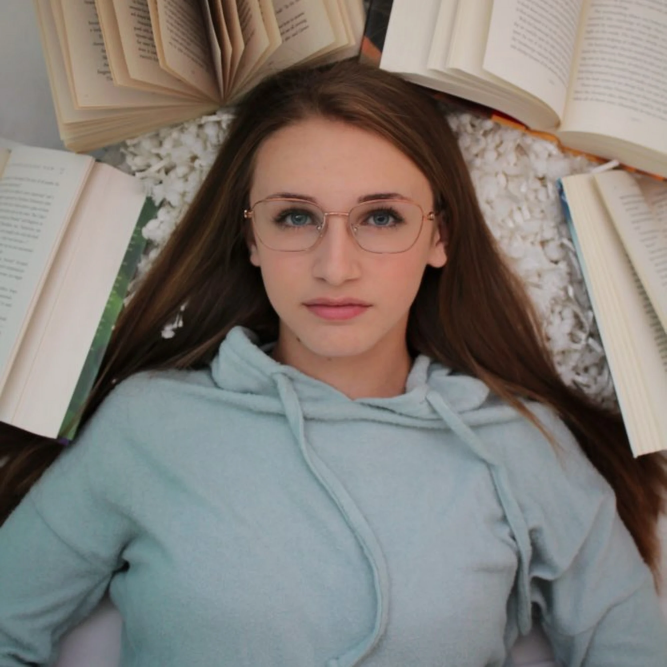
#> input picture opencv/programs/FaceDetect-master/FaceDetect-master/contactphoto.png, 2000 x 2000 px (shown at 1/3 size)
$ python face_detect_cv3.py contactphoto.png   (older library calls are emulated)
#> lines starting #> are read from the running program, lines starting #| are printed output that depends on the picture; after the words box and inside, x2 and y2 are one past the last pixel; in counts of white or black regions, pixels touching at a corner belong together
import cv2
import sys

# Get user supplied values
imagePath = sys.argv[1]
cascPath = "haarcascade_frontalface_default.xml"

# Create the haar cascade
faceCascade = cv2.CascadeClassifier(cascPath)

# Read the image
image = cv2.imread(imagePath)
#> image is the input picture: shape (2000, 2000, 3); mean B, G, R 119.8, 125.2, 130.7

if imagePath == "contactphoto.png":
    image = cv2.resize(image, (500, 500))
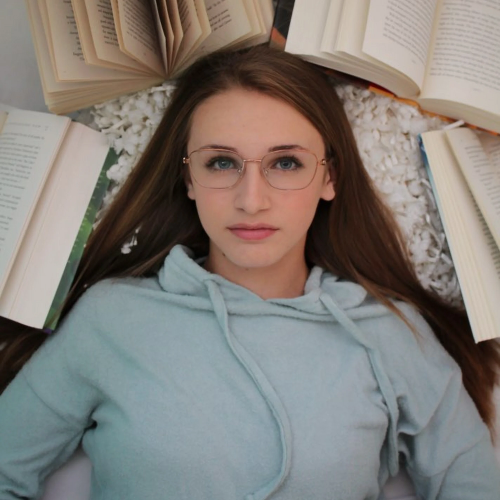
#> image: shape (500, 500, 3); mean B, G, R 120, 125.4, 130.9
    print("Image Resized!")
gray = cv2.cvtColor(image, cv2.COLOR_BGR2GRAY)
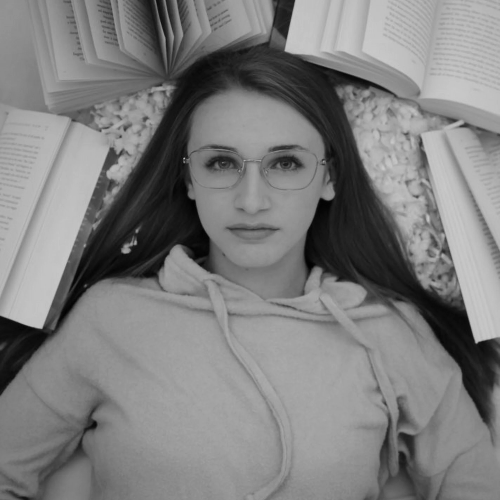
#> gray: shape (500, 500); min 1, max 203, mean 126.4

cv2.namedWindow("Faces found")

# Detect faces in the image
faces = faceCascade.detectMultiScale(
    gray,
    scaleFactor=1.1,
    minNeighbors=8,
    minSize=(30, 30)
    #flags = cv2.CV_HAAR_SCALE_IMAGE
)
#> faces = [[169, 101, 170, 170]]

print("Found {0} faces!".format(len(faces)))
#| Found 1 faces!

# Draw a rectangle around the faces
for (x, y, w, h) in faces:
    cv2.rectangle(image, (x, y), (x+w, y+h), (0, 255, 0), 3)
#> this loop made 1 pass
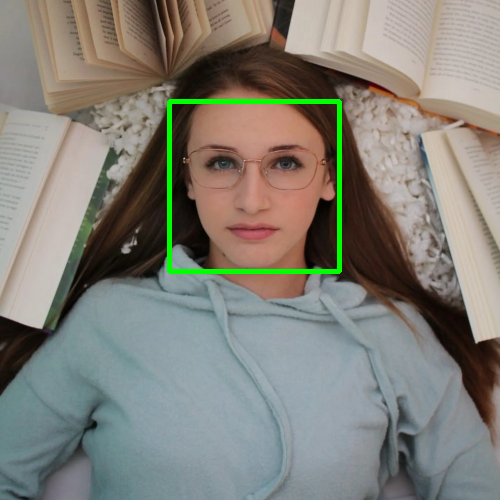
#> image: shape (500, 500, 3); 1.36% of pixels changed, all inside (x1, y1, x2, y2) = (167, 99, 342, 274)

cv2.imshow("Faces found", image)
cv2.waitKey(0)

$ run again, with opencv/programs/FaceDetect-master/FaceDetect-master/abba.png copied over opencv/programs/FaceDetect-master/FaceDetect-master/contactphoto.png
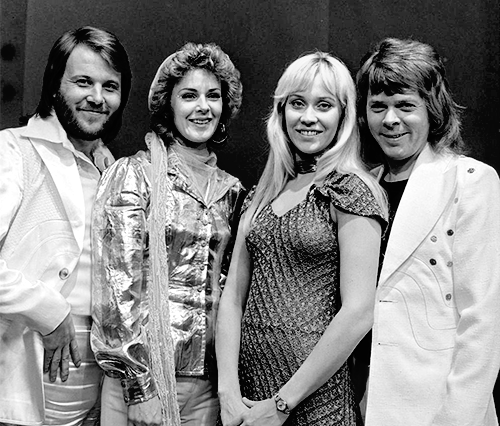
#> input picture opencv/programs/FaceDetect-master/FaceDetect-master/abba.png, 500 x 426 px
#> image is the input picture: shape (426, 500, 3); min 0, max 255, mean 130.8
#> `image = cv2.resize(image, (500, 500))`:
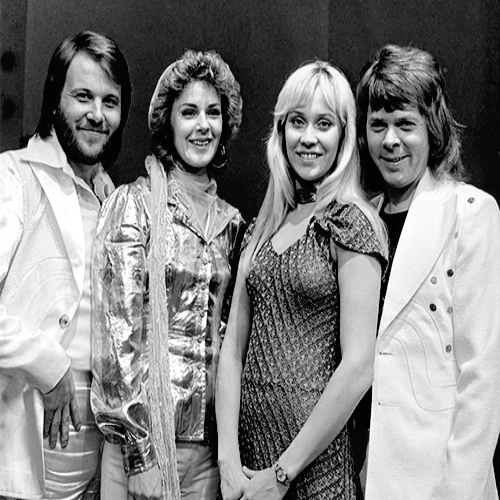
#> image: shape (500, 500, 3); min 0, max 255, mean 130.7
#> faces = [[166, 85, 71, 71], [352, 96, 80, 80], [54, 67, 82, 82], [263, 85, 95, 95]]
#| Found 4 faces!
#> the loop `for (x, y, w, h) in faces:` made 4 passes
#> after the loop `for (x, y, w, h) in faces:`:
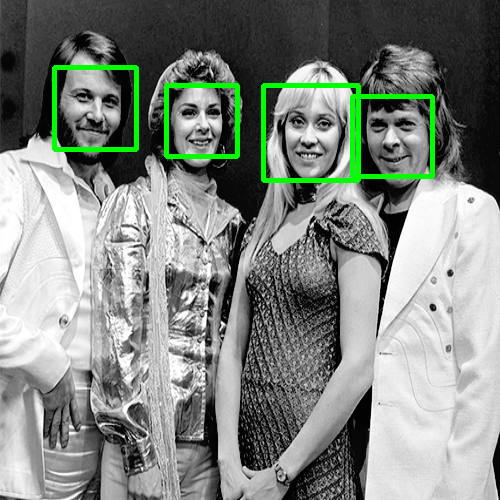
#> image: shape (500, 500, 3); 2.58% of pixels changed, all inside (x1, y1, x2, y2) = (52, 65, 435, 183)

$ run again, with opencv/programs/FaceDetect-master/FaceDetect-master/little_mix_right.jpg saved as opencv/programs/FaceDetect-master/FaceDetect-master/contactphoto.png
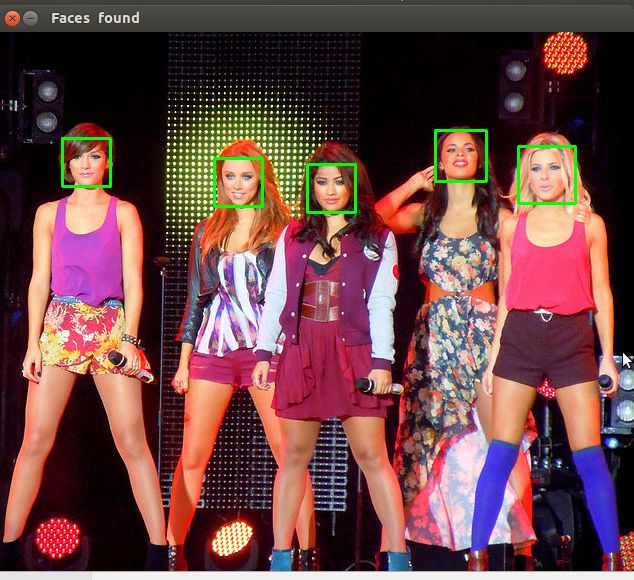
#> input picture opencv/programs/FaceDetect-master/FaceDetect-master/little_mix_right.jpg, 634 x 580 px
#> image is the input picture: shape (580, 634, 3); mean B, G, R 71.1, 70.2, 109.2
#> `gray = cv2.cvtColor(image, cv2.COLOR_BGR2GRAY)`:
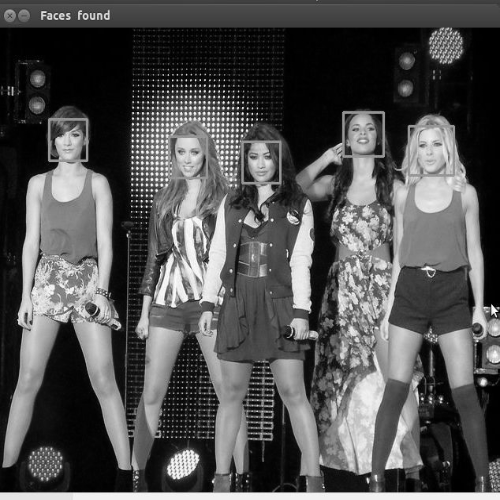
#> gray: shape (500, 500); min 0, max 254, mean 81.9
#> faces = [[345, 115, 37, 37], [405, 125, 51, 51], [169, 137, 40, 40], [243, 144, 37, 37]]
#| Found 4 faces!
#> the loop `for (x, y, w, h) in faces:` made 4 passes
#> after the loop `for (x, y, w, h) in faces:`:
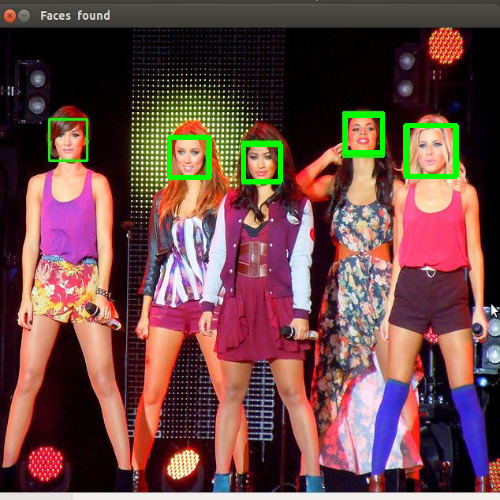
#> image: shape (500, 500, 3); mean B, G, R 70.4, 71.5, 107.8
